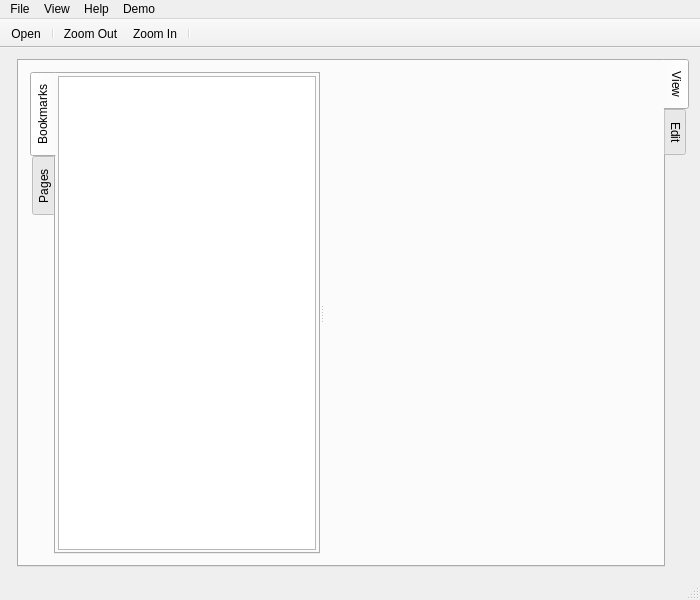
<?xml version="1.0" encoding="UTF-8"?>
<ui version="4.0">
 <class>MainWindow</class>
 <widget class="QMainWindow" name="MainWindow">
  <property name="geometry">
   <rect>
    <x>0</x>
    <y>0</y>
    <width>700</width>
    <height>600</height>
   </rect>
  </property>
  <property name="windowTitle">
   <string>UntitledPDF</string>
  </property>
  <property name="unifiedTitleAndToolBarOnMac">
   <bool>true</bool>
  </property>
  <widget class="QWidget" name="centralWidget">
   <layout class="QGridLayout" name="gridLayout_2">
    <item row="0" column="0">
     <widget class="QWidget" name="widget" native="true">
      <layout class="QVBoxLayout" name="verticalLayout_2">
       <property name="spacing">
        <number>0</number>
       </property>
       <property name="leftMargin">
        <number>0</number>
       </property>
       <property name="topMargin">
        <number>0</number>
       </property>
       <property name="rightMargin">
        <number>0</number>
       </property>
       <property name="bottomMargin">
        <number>0</number>
       </property>
      </layout>
     </widget>
    </item>
    <item row="0" column="1">
     <widget class="QTabWidget" name="tabWidgetTools">
      <property name="tabPosition">
       <enum>QTabWidget::East</enum>
      </property>
      <property name="currentIndex">
       <number>0</number>
      </property>
      <widget class="QWidget" name="viewTab">
       <attribute name="title">
        <string>View</string>
       </attribute>
       <layout class="QGridLayout" name="gridLayout">
        <item row="0" column="0">
         <widget class="QSplitter" name="splitter">
          <property name="orientation">
           <enum>Qt::Horizontal</enum>
          </property>
          <widget class="QTabWidget" name="tabWidget">
           <property name="sizePolicy">
            <sizepolicy hsizetype="Preferred" vsizetype="Expanding">
             <horstretch>0</horstretch>
             <verstretch>0</verstretch>
            </sizepolicy>
           </property>
           <property name="tabPosition">
            <enum>QTabWidget::West</enum>
           </property>
           <property name="currentIndex">
            <number>0</number>
           </property>
           <property name="documentMode">
            <bool>false</bool>
           </property>
           <widget class="QWidget" name="bookmarkTab">
            <attribute name="title">
             <string>Bookmarks</string>
            </attribute>
            <layout class="QVBoxLayout" name="verticalLayout_3">
             <property name="spacing">
              <number>0</number>
             </property>
             <property name="leftMargin">
              <number>2</number>
             </property>
             <property name="topMargin">
              <number>2</number>
             </property>
             <property name="rightMargin">
              <number>2</number>
             </property>
             <property name="bottomMargin">
              <number>2</number>
             </property>
             <item>
              <widget class="QTreeView" name="bookmarkView">
               <property name="sizePolicy">
                <sizepolicy hsizetype="Preferred" vsizetype="Expanding">
                 <horstretch>0</horstretch>
                 <verstretch>0</verstretch>
                </sizepolicy>
               </property>
               <property name="headerHidden">
                <bool>true</bool>
               </property>
              </widget>
             </item>
            </layout>
           </widget>
           <widget class="QWidget" name="pagesTab">
            <attribute name="title">
             <string>Pages</string>
            </attribute>
           </widget>
          </widget>
          <widget class="QPdfView" name="pdfView" native="true">
           <property name="sizePolicy">
            <sizepolicy hsizetype="Expanding" vsizetype="Expanding">
             <horstretch>10</horstretch>
             <verstretch>0</verstretch>
            </sizepolicy>
           </property>
          </widget>
         </widget>
        </item>
       </layout>
      </widget>
      <widget class="QWidget" name="editTab">
       <attribute name="title">
        <string>Edit</string>
       </attribute>
       <layout class="QHBoxLayout" name="horizontalLayout">
        <item>
         <widget class="QTabWidget" name="tabWidget_2">
          <property name="sizePolicy">
           <sizepolicy hsizetype="Preferred" vsizetype="Expanding">
            <horstretch>0</horstretch>
            <verstretch>0</verstretch>
           </sizepolicy>
          </property>
          <property name="tabPosition">
           <enum>QTabWidget::West</enum>
          </property>
          <property name="currentIndex">
           <number>0</number>
          </property>
          <property name="documentMode">
           <bool>false</bool>
          </property>
          <widget class="QWidget" name="bookmarkTab_2">
           <attribute name="title">
            <string>Bookmarks</string>
           </attribute>
           <layout class="QVBoxLayout" name="verticalLayout_4">
            <property name="spacing">
             <number>0</number>
            </property>
            <property name="leftMargin">
             <number>2</number>
            </property>
            <property name="topMargin">
             <number>2</number>
            </property>
            <property name="rightMargin">
             <number>2</number>
            </property>
            <property name="bottomMargin">
             <number>2</number>
            </property>
            <item>
             <widget class="QTreeView" name="bookmarkView_2">
              <property name="sizePolicy">
               <sizepolicy hsizetype="Preferred" vsizetype="Expanding">
                <horstretch>0</horstretch>
                <verstretch>0</verstretch>
               </sizepolicy>
              </property>
              <property name="headerHidden">
               <bool>true</bool>
              </property>
             </widget>
            </item>
           </layout>
          </widget>
          <widget class="QWidget" name="pagesTab_2">
           <attribute name="title">
            <string>Pages</string>
           </attribute>
          </widget>
         </widget>
        </item>
        <item>
         <widget class="QWidget" name="pdfEditor" native="true">
          <property name="sizePolicy">
           <sizepolicy hsizetype="Expanding" vsizetype="Expanding">
            <horstretch>0</horstretch>
            <verstretch>0</verstretch>
           </sizepolicy>
          </property>
          <property name="styleSheet">
           <string notr="true"/>
          </property>
         </widget>
        </item>
       </layout>
      </widget>
     </widget>
    </item>
   </layout>
  </widget>
  <widget class="QMenuBar" name="menuBar">
   <property name="geometry">
    <rect>
     <x>0</x>
     <y>0</y>
     <width>700</width>
     <height>21</height>
    </rect>
   </property>
   <widget class="QMenu" name="menuFile">
    <property name="title">
     <string>File</string>
    </property>
    <addaction name="actionOpen"/>
    <addaction name="actionQuit"/>
    <addaction name="actionSave_As"/>
   </widget>
   <widget class="QMenu" name="menuHelp">
    <property name="title">
     <string>Help</string>
    </property>
    <addaction name="actionAbout"/>
    <addaction name="actionAbout_Qt"/>
   </widget>
   <widget class="QMenu" name="menuView">
    <property name="title">
     <string>View</string>
    </property>
    <addaction name="actionZoom_In"/>
    <addaction name="actionZoom_Out"/>
    <addaction name="actionPrevious_Page"/>
    <addaction name="actionNext_Page"/>
    <addaction name="separator"/>
    <addaction name="actionContinuous"/>
   </widget>
   <widget class="QMenu" name="menuDemo">
    <property name="title">
     <string>Demo</string>
    </property>
    <addaction name="actionPoDoFo_Helloworld"/>
    <addaction name="actionPoDoFo_Base14Fonts"/>
   </widget>
   <addaction name="menuFile"/>
   <addaction name="menuView"/>
   <addaction name="menuHelp"/>
   <addaction name="menuDemo"/>
  </widget>
  <widget class="QToolBar" name="mainToolBar">
   <property name="movable">
    <bool>false</bool>
   </property>
   <property name="floatable">
    <bool>false</bool>
   </property>
   <attribute name="toolBarArea">
    <enum>TopToolBarArea</enum>
   </attribute>
   <attribute name="toolBarBreak">
    <bool>false</bool>
   </attribute>
   <addaction name="actionOpen"/>
   <addaction name="separator"/>
   <addaction name="actionZoom_Out"/>
   <addaction name="actionZoom_In"/>
   <addaction name="separator"/>
  </widget>
  <widget class="QStatusBar" name="statusBar"/>
  <action name="actionOpen">
   <property name="icon">
    <iconset resource="../resources.qrc">
     <normaloff>:/icons/images/fileopen.png</normaloff>:/icons/images/fileopen.png</iconset>
   </property>
   <property name="text">
    <string>Open...</string>
   </property>
   <property name="shortcut">
    <string>Ctrl+O</string>
   </property>
  </action>
  <action name="actionQuit">
   <property name="text">
    <string>Quit</string>
   </property>
   <property name="shortcut">
    <string>Ctrl+Q</string>
   </property>
  </action>
  <action name="actionAbout">
   <property name="text">
    <string>About</string>
   </property>
  </action>
  <action name="actionAbout_Qt">
   <property name="text">
    <string>About Qt</string>
   </property>
  </action>
  <action name="actionZoom_In">
   <property name="icon">
    <iconset resource="../resources.qrc">
     <normaloff>:/icons/images/zoom-in-24.png</normaloff>:/icons/images/zoom-in-24.png</iconset>
   </property>
   <property name="text">
    <string>Zoom In</string>
   </property>
   <property name="shortcut">
    <string>Ctrl+=</string>
   </property>
  </action>
  <action name="actionZoom_Out">
   <property name="icon">
    <iconset resource="../resources.qrc">
     <normaloff>:/icons/images/zoom-out-24.png</normaloff>:/icons/images/zoom-out-24.png</iconset>
   </property>
   <property name="text">
    <string>Zoom Out</string>
   </property>
   <property name="shortcut">
    <string>Ctrl+-</string>
   </property>
  </action>
  <action name="actionPrevious_Page">
   <property name="text">
    <string>Previous Page</string>
   </property>
   <property name="shortcut">
    <string>PgUp</string>
   </property>
  </action>
  <action name="actionNext_Page">
   <property name="text">
    <string>Next Page</string>
   </property>
   <property name="shortcut">
    <string>PgDown</string>
   </property>
  </action>
  <action name="actionContinuous">
   <property name="checkable">
    <bool>true</bool>
   </property>
   <property name="text">
    <string>Continuous</string>
   </property>
  </action>
  <action name="actionPoDoFo_Helloworld">
   <property name="text">
    <string>PoDoFo Helloworld</string>
   </property>
  </action>
  <action name="actionTest">
   <property name="text">
    <string>Test</string>
   </property>
  </action>
  <action name="actionEdit">
   <property name="text">
    <string>Edit</string>
   </property>
  </action>
  <action name="actionPoDoFo_Base14Fonts">
   <property name="text">
    <string>PoDoFo Base14Fonts</string>
   </property>
  </action>
  <action name="actionSave_As">
   <property name="text">
    <string>Save As</string>
   </property>
  </action>
 </widget>
 <layoutdefault spacing="6" margin="11"/>
 <customwidgets>
  <customwidget>
   <class>QPdfView</class>
   <extends>QWidget</extends>
   <header location="global">qpdfview.h</header>
   <container>1</container>
  </customwidget>
 </customwidgets>
 <resources>
  <include location="../resources.qrc"/>
 </resources>
 <connections/>
</ui>
